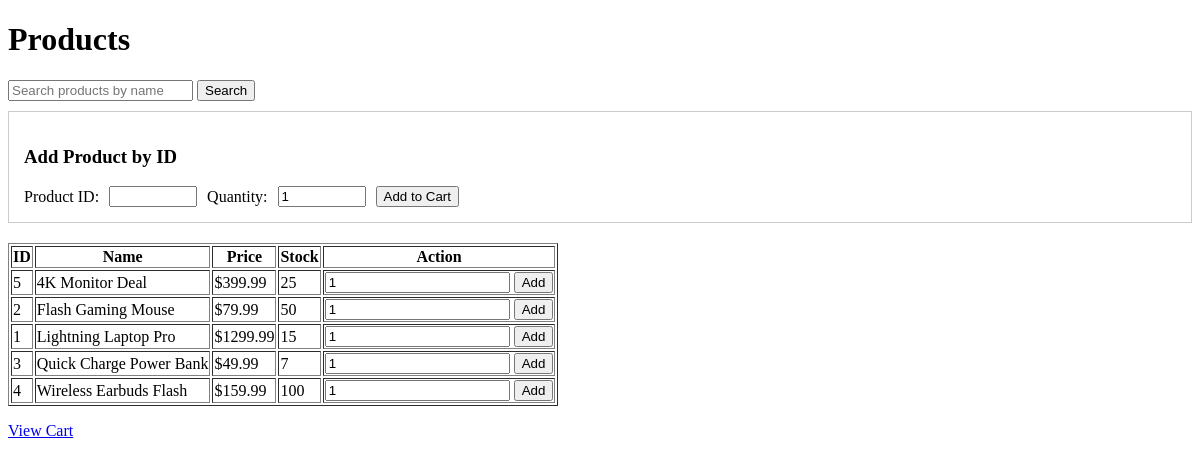
Page /products on the committed database.
### tables this page shows
CREATE TABLE product (
	id INTEGER PRIMARY KEY AUTOINCREMENT,
	name TEXT NOT NULL UNIQUE,
    price_cents INTEGER NOT NULL CHECK(price_cents >= 0),
    stock INTEGER NOT NULL CHECK(stock >= 0),
    active INTEGER NOT NULL DEFAULT 1 CHECK(active IN (0,1)),
    -- NEW: Flash sale columns
    flash_sale_active INTEGER DEFAULT 0,
    flash_sale_price_cents INTEGER
, flash_price_cents INTEGER CHECK(flash_price_cents >= 0), sale_start TIMESTAMP, sale_end TIMESTAMP);

### src/app.py (the view)
    @app.route("/products")
    def products():
        q = request.args.get("q", "").strip()
        conn = get_conn()
        try:
            try:
                repo = AProductRepo(conn)
                if q:
                    rows = repo.search_products(q)
                else:
                    rows = repo.get_all_products()
            except Exception:
                rows = []
                flash(
                    "Product table not available. Partner A needs to add user/product schema and seed.",
                    "error",
                )
            return render_template("products.html", products=rows, q=q)
        finally:
            conn.close()

### src/dao.py (called while the page is built)
def get_connection(db_path: str) -> sqlite3.Connection:
    conn = sqlite3.connect(db_path)
    conn.row_factory = sqlite3.Row
    conn.execute("PRAGMA foreign_keys = ON")
    return conn

### src/product_repo.py (called while the page is built)
    def get_all_products(self):
        cursor = self.conn.execute(
            "SELECT id, name, price_cents, stock FROM product WHERE active = 1 ORDER BY name"
        )
        return cursor.fetchall()

### src/templates/products.html (shortened to what this page needs)
<!doctype html>
<html>
  <head>
  </head>
  <body>
    <h1>Products</h1>
    <form method="get" action="/products" style="margin: 10px 0;">
      <input type="text" name="q" placeholder="Search products by name" value="{{ q or '' }}">
      <button type="submit">Search</button>
    </form>
    <div style="margin-bottom: 20px; padding: 15px; border: 1px solid #ccc;">
      <h3>Add Product by ID</h3>
      <form method="post" action="/cart/add" style="display: flex; gap: 10px; align-items: center;">
          <label for="product_id">Product ID:</label>
          <input type="number" name="product_id" id="product_id" min="1" required style="width: 80px;">
          <label for="qty">Quantity:</label>
          <input type="number" name="qty" id="qty" min="1" value="1" required style="width: 80px;">
          <button type="submit">Add to Cart</button>
      </form>
    </div>
    <table border="1">
      <tr><th>ID</th><th>Name</th><th>Price</th><th>Stock</th><th>Action</th></tr>
      {% for p in products %}
        <tr>
          <td>{{ p.id }}</td>
          <td>
            {{ p.name }}
          </td>
          <td>
            {% if p.is_flash_sale %}
              <span class="original-price">${{ '%.2f' % (p.original_price / 100.0) }}</span>
              <span class="flash-price">${{ '%.2f' % (p.price_cents / 100.0) }}</span>
            {% else %}
              ${{ '%.2f' % (p.price_cents / 100.0) }}
            {% endif %}
          </td>
          <td>{{ p.stock }}</td>
          <td>
            <form method="post" action="/cart/add">
              <input type="number" name="qty" value="1" min="1">
              <button type="submit">Add</button>
            </form>
          </td>
        </tr>
      {% endfor %}
    </table>
    <p><a href="/cart">View Cart</a></p>
  </body>
</html>

### rows in the picture
product: id "5", name "4K Monitor Deal", p.price_cents/100.0 "399.99", stock "25"
product: id "2", name "Flash Gaming Mouse", p.price_cents/100.0 "79.99", stock "50"
product: id "1", name "Lightning Laptop Pro", p.price_cents/100.0 "1299.99", stock "15"
product: id "3", name "Quick Charge Power Bank", p.price_cents/100.0 "49.99", stock "7"
product: id "4", name "Wireless Earbuds Flash", p.price_cents/100.0 "159.99", stock "100"
